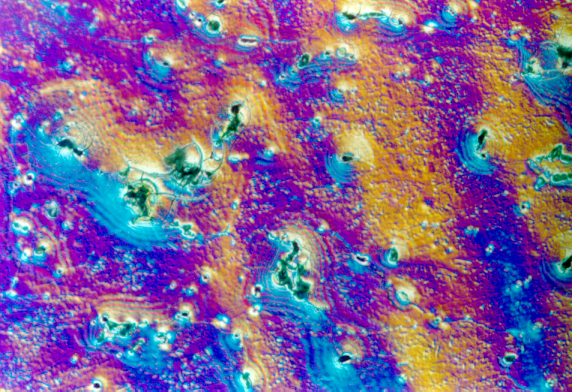
%> input picture alu.png, 572 x 392 px
$ octave --eval "ChromaSubsampling('alu.png');"   (GNU Octave 9; MATLAB toolbox functions it lacks are replaced by stand-ins)
%> lines starting %> are read from the running program, lines starting %| are printed output that depends on the picture
% Kevin Cruse and Rachel Hammer
function ChromaSubsampling(input_image)
%> called with input_image = 'alu.png'
% Read in input image
img = imread(input_image);
%> img is the input picture: size 392x572x3 uint8; mean R, G, B 127.3, 96.9, 150.2

% Perform conversion from RGB to YCbCr using matrix multiplication
% 'T' represents the transformation from RGB to YCbCr
% 'offset' is added to the transformed color values
% The 'reshape' function is used to convert the input 'img' into a 2D matrix
T = [0.299 0.578 0.114; -0.16874 -0.33126 0.5; 0.5 -0.41869 -0.08131];
offset = [0; 0.5; 0.5];
ycbcr = reshape((T * double(reshape(img, [], 3))')' + offset', size(img));

% Perform subsampling such that the horizontal color resolution is 1/2
% (4:2:2)
ycbcr_422 = ycbcr;
ycbcr_422(:, 2:2:end, 2:3) = ycbcr_422(:, 1:2:end-1, 2:3);

% Perform subsampling such that the horizontal color resolution is 1/4
% (4:1:1)
ycbcr_411 = ycbcr;
ycbcr_411(:, 2:4:end, 2:3) = ycbcr_411(:, 1:4:end-3, 2:3);
ycbcr_411(:, 3:4:end, 2:3) = ycbcr_411(:, 1:4:end-3, 2:3);
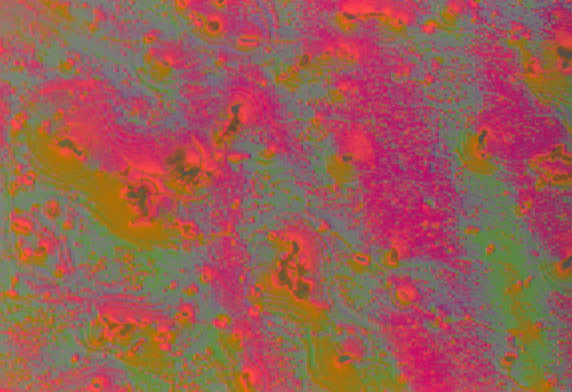
%> ycbcr_411: size 392x572x3 double; mean R, G, B 111.2, 22.1, 11.4; drawn with min black and max white
ycbcr_411(:, 4:4:end, 2:3) = ycbcr_411(:, 1:4:end-3, 2:3);

% Normalize YCbCr values to an 8-bit grey-scale image
ycbcr_norm = (ycbcr - min(ycbcr(:))) / (max(ycbcr(:)) - min(ycbcr(:))) * 255;
ycbcr_422_norm = (ycbcr_422 - min(ycbcr_422(:))) / (max(ycbcr_422(:)) - min(ycbcr_422(:))) * 255;
ycbcr_411_norm = (ycbcr_411 - min(ycbcr_411(:))) / (max(ycbcr_411(:)) - min(ycbcr_411(:))) * 255;

% Save the Cb and Cr grey-scale images
imwrite(uint8(ycbcr_norm(:, :, 2)), 'output_Cb_444.png');
imwrite(uint8(ycbcr_norm(:, :, 3)), 'output_Cr_444.png');
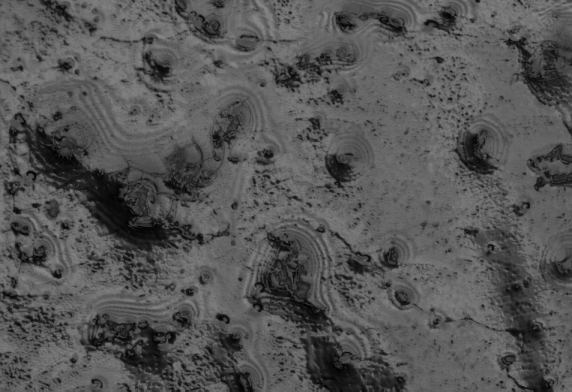
%> saved as output_Cr_444.png: size 392x572 uint8; min 0, max 137, mean 85.3
imwrite(uint8(ycbcr_422_norm(:, :, 2)), 'output_Cb_422.png');
imwrite(uint8(ycbcr_422_norm(:, :, 3)), 'output_Cr_422.png');
imwrite(uint8(ycbcr_411_norm(:, :, 2)), 'output_Cb_411.png');
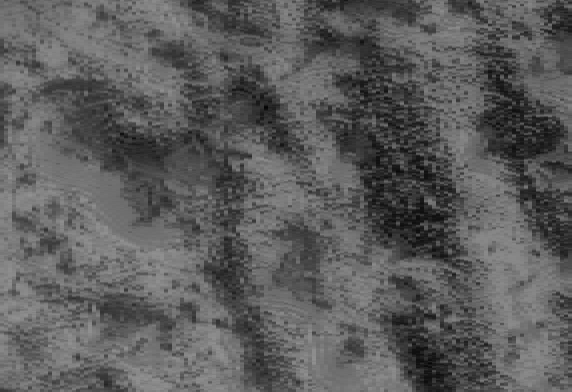
%> saved as output_Cb_411.png: size 392x572 uint8; min 4, max 145, mean 92
imwrite(uint8(ycbcr_411_norm(:, :, 3)), 'output_Cr_411.png');
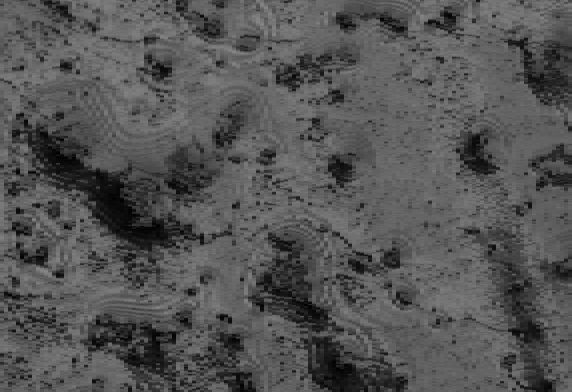
%> saved as output_Cr_411.png: size 392x572 uint8; min 0, max 135, mean 84.4

% Perform conversion from YCbCr to RGB
% 'T' represents the transformation from YCbCr to RGB
% 'offset' is added to the transformed color values
% 'reshape' changes the RGB values into 3d matrix of same size as 'img'
T = [1 0 1.402; 1 -0.34414 -0.71414; 1 1.77200 0];
offset = [0; -0.5; -0.5];
rgb = reshape((T * (double(reshape(ycbcr, [], 3))' + offset))', size(img));
rgb_422 = reshape((T * (double(reshape(ycbcr_422, [], 3))' + offset))', size(img));
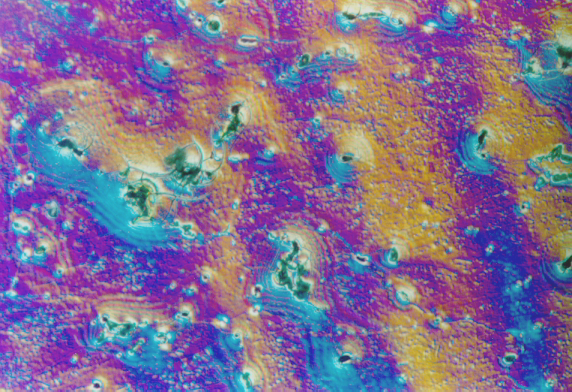
%> rgb_422: size 392x572x3 double; mean R, G, B 126.4, 96, 149.3; mean of the top-left, top-right, bottom-left and bottom-right quarters 135.3, 121.3, 128.8, 110.2; drawn with min black and max white
rgb_411 = reshape((T * (double(reshape(ycbcr_411, [], 3))' + offset))', size(img));
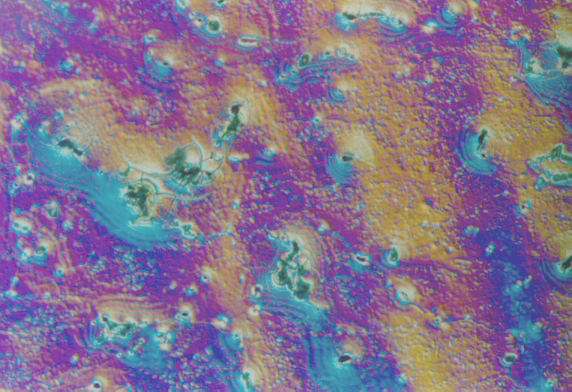
%> rgb_411: size 392x572x3 double; mean R, G, B 126.5, 96, 149.4; drawn with min black and max white

% Save RGB images
imwrite(uint8(rgb), 'output_444.png');
imwrite(uint8(rgb_422), 'output_422.png');
imwrite(uint8(rgb_411), 'output_411.png');
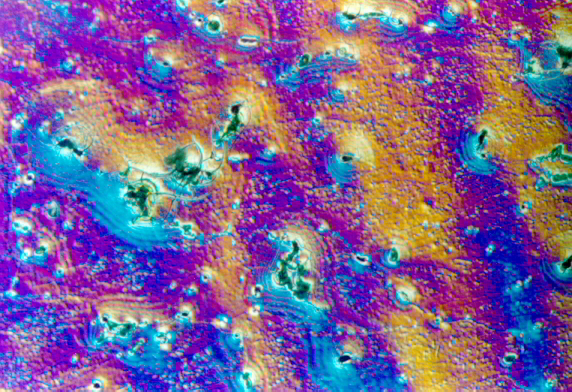
%> saved as output_411.png: size 392x572x3 uint8; mean R, G, B 127, 96.2, 149.3
end
